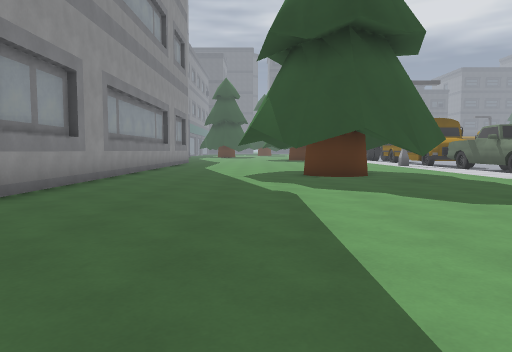
view 1 (above)

24 first-person views from a walk through a 3-D level made in the Godot game engine. The camera is 1.3 m above the floor, tilts 4° down and sees 70° across. The floor is counted in squares, 2 m on a side. Each view is taken from the middle of a square. On the plan, view 1 faces up. The plan holds only what a view shows up to about 11 squares ahead; the rest is blank. The place goes on beyond the plan.

view 2
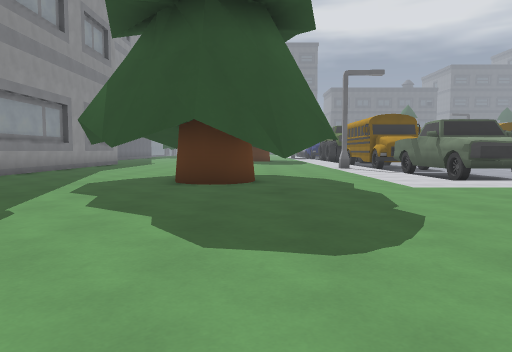

view 3
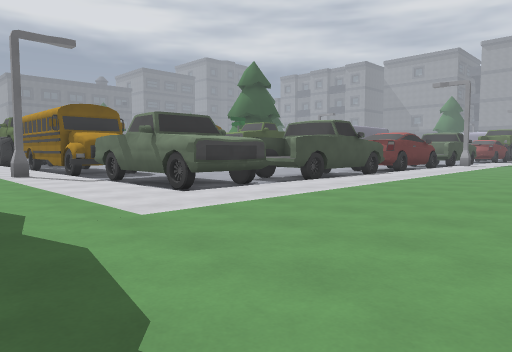

view 4
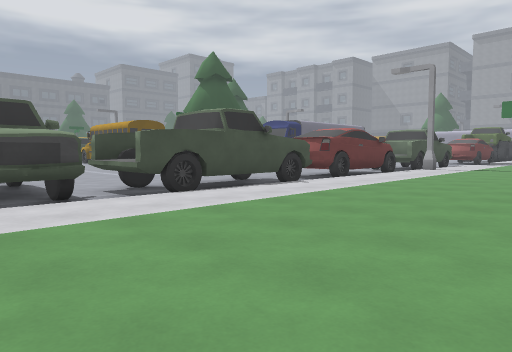

view 5
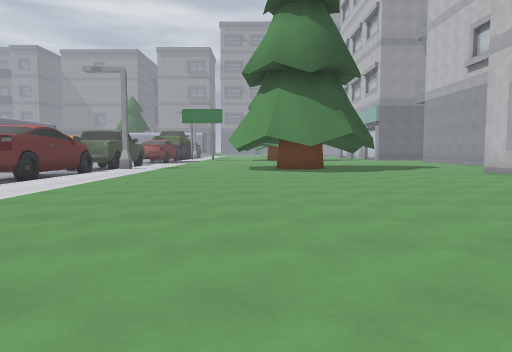

view 6
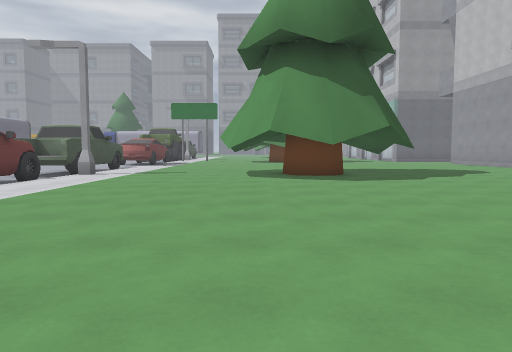

view 7
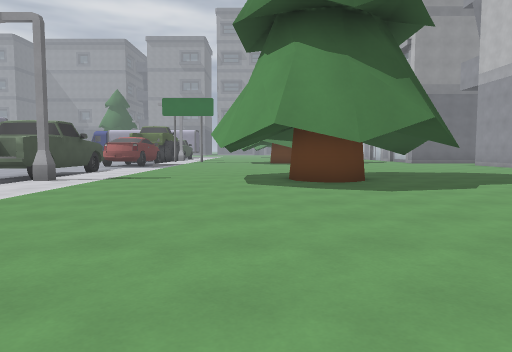

view 8
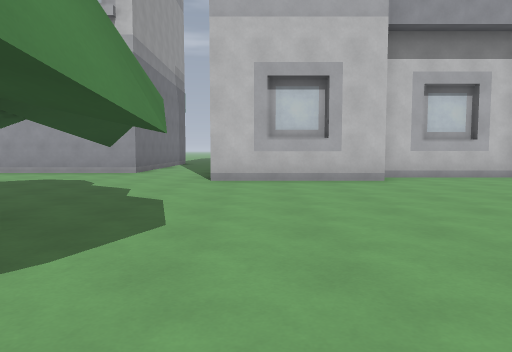

view 9
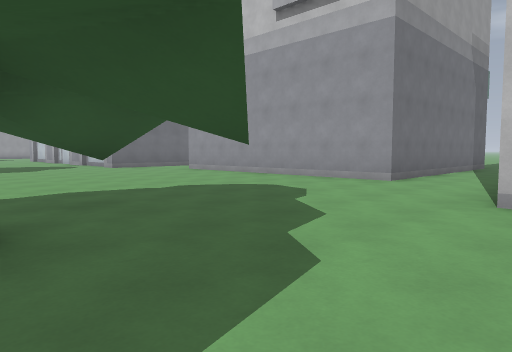

view 10
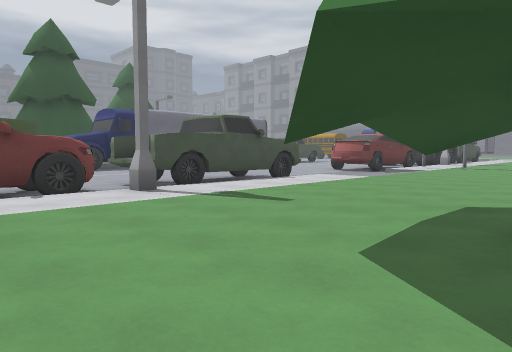

view 11
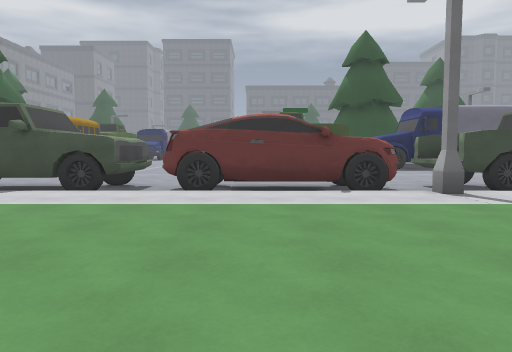

view 12
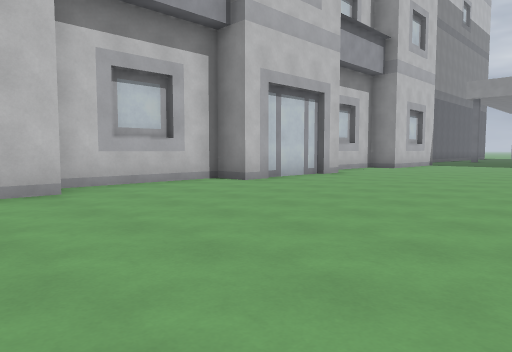

view 13
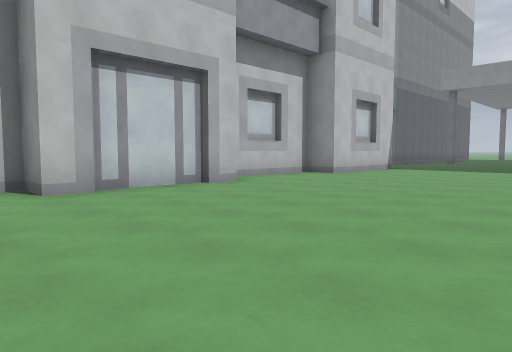

view 14
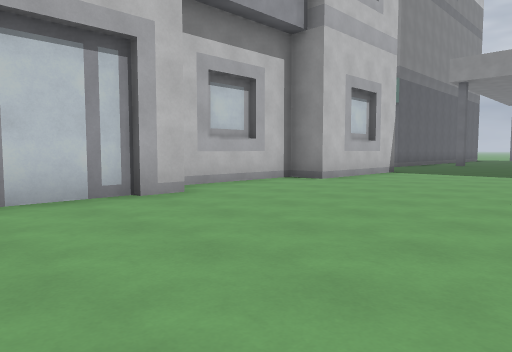

view 15
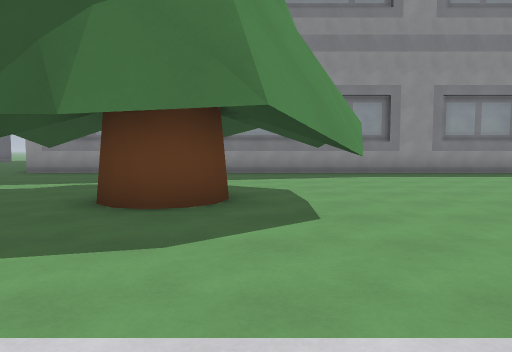

view 16
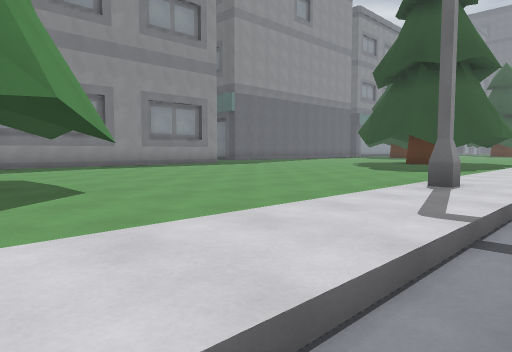

view 17
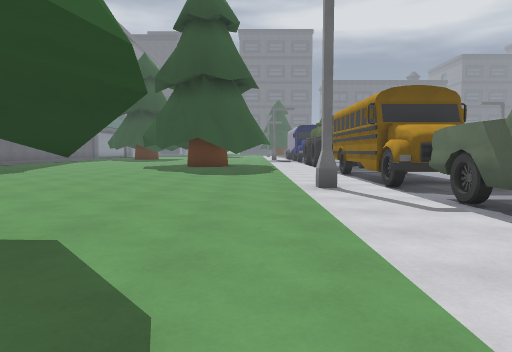

view 18
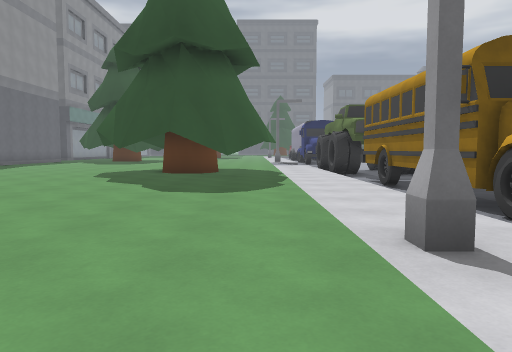

view 19
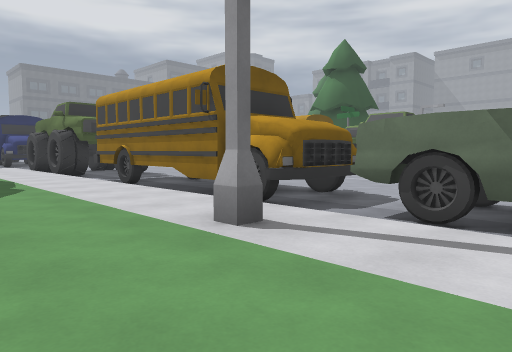

view 20
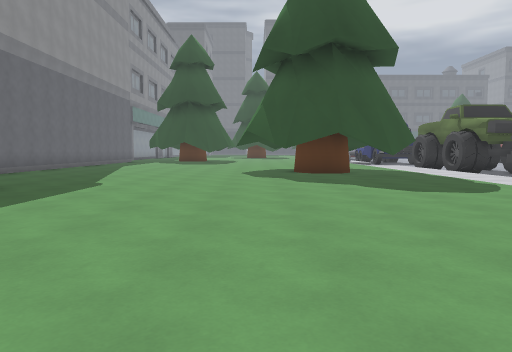

view 21
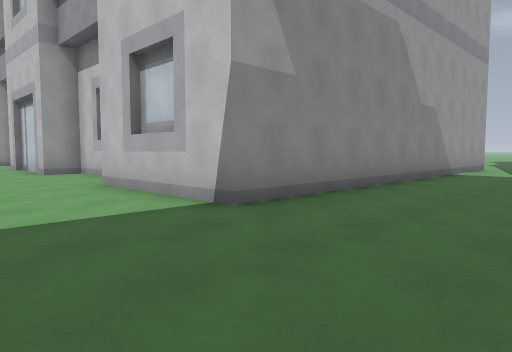

view 22
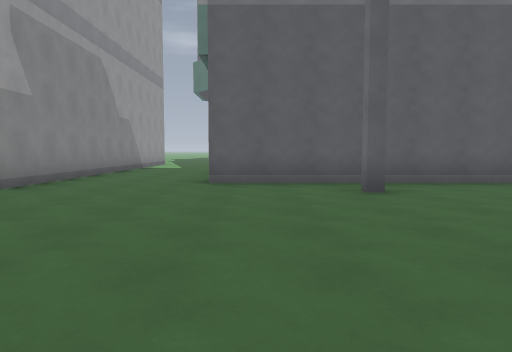

view 23
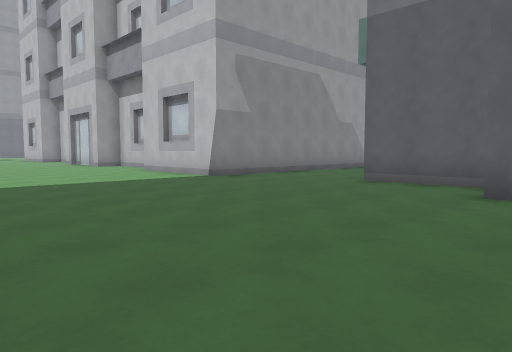

view 24
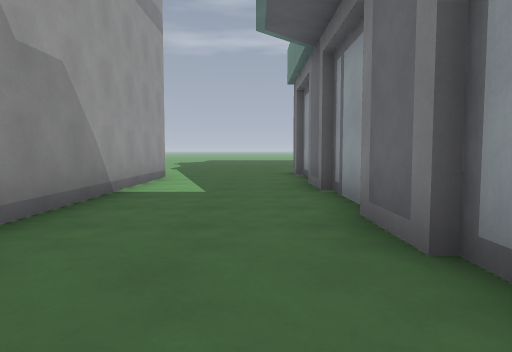

### Floor plan
Key: @ floor where view 1 was taken; # wall or solid block; x gap in a wall; . main floor; - floor 0.25 m lower than the main floor; / step, stairs or slope; T tree; R truck; B bus; H thing the floor can be seen under or through; U building.
Columns run from 7 left of view 1 to 27 right of it. Each row starts with its distance up from view 1.
 24  #.....T.T T...--R
 23  U..........T..B
 22   .......T.T...B
 21   .............B
 20    ............B
 19     ...........B  --
 18    #...........BBB--
 17    #...........BBB--
 16    #...........-B---
 15    #.........#.R  --         --
 14    #...........R R--- --     ---
 13    #...........R  --------------
 12    #....T.T....RRRRRRRR-#  H RRR
 11    #.......T...RRRRRRRRxHHHHHRRRRR
 10    #...T.TT....///////////////////
  9    #.....T..................#.....
  8    #....T.TT.......................
  7    #...............................
  6    #.......................T.T.....
  5    #.......................T.TT...
  4 .............   ............TT..
  3 ..........................T.TT
  2 ..............................T...
  1 ...........................T.T.....
  0 .......@...........................
 -1 ...................................
 -2 .#......####...####....####........
 -3 ........#  #####  ######   ........
 -4     U...#                  ........
 -5     ....#                  ..#####
 -6     ....#                  ..#
 -7     ....#                  ..#
 -8     ....#                  ..#
 -9     ....#
-10     U...#
-11     U...#
-12     ....#
-13     ....#

Where each view was taken, in squares from view 1:
view 1: 0 up, 0 right, facing up
view 2: 2 up, 3 right, facing up
view 3: 5 up, 4 right, facing up-right
view 4: 5 up, 8 right, facing up-right
view 5: 5 up, 8 right, facing right
view 6: 5 up, 11 right, facing right
view 7: 5 up, 13 right, facing right
view 8: 6 up, 18 right, facing down
view 9: 3 up, 18 right, facing down-right
view 10: 4 up, 18 right, facing up-right
view 11: 4 up, 18 right, facing up
view 12: 4 up, 17 right, facing down-left
view 13: 4 up, 13 right, facing down-left
view 14: 3 up, 11 right, facing down-left
view 15: 11 up, 7 right, facing left
view 16: 10 up, 8 right, facing up-left
view 17: 9 up, 5 right, facing up
view 18: 13 up, 5 right, facing up
view 19: 13 up, 4 right, facing up-right
view 20: 13 up, 1 right, facing up
view 21: 1 up, 3 left, facing down-right
view 22: 4 up, 4 left, facing down
view 23: 4 up, 7 left, facing down-right
view 24: 4 down, 2 left, facing down
